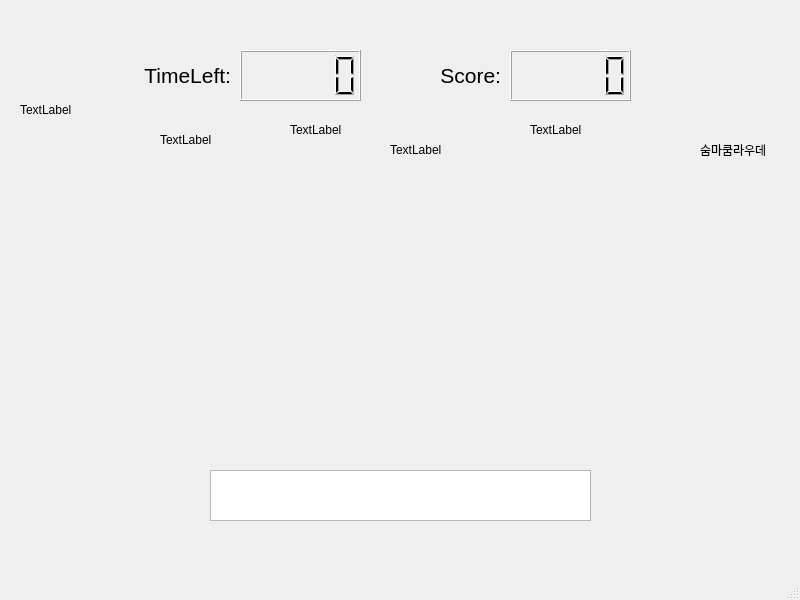
<?xml version="1.0" encoding="UTF-8"?>
<ui version="4.0">
 <class>MainWindow</class>
 <widget class="QMainWindow" name="MainWindow">
  <property name="geometry">
   <rect>
    <x>0</x>
    <y>0</y>
    <width>800</width>
    <height>600</height>
   </rect>
  </property>
  <property name="windowTitle">
   <string>MainWindow</string>
  </property>
  <widget class="QWidget" name="centralwidget">
   <widget class="QLabel" name="timeLeft">
    <property name="geometry">
     <rect>
      <x>120</x>
      <y>50</y>
      <width>111</width>
      <height>51</height>
     </rect>
    </property>
    <property name="font">
     <font>
      <pointsize>16</pointsize>
     </font>
    </property>
    <property name="text">
     <string>TimeLeft:</string>
    </property>
    <property name="alignment">
     <set>Qt::AlignRight|Qt::AlignTrailing|Qt::AlignVCenter</set>
    </property>
   </widget>
   <widget class="QLCDNumber" name="timerLCD">
    <property name="geometry">
     <rect>
      <x>240</x>
      <y>50</y>
      <width>121</width>
      <height>51</height>
     </rect>
    </property>
   </widget>
   <widget class="QLabel" name="text2">
    <property name="geometry">
     <rect>
      <x>390</x>
      <y>50</y>
      <width>111</width>
      <height>51</height>
     </rect>
    </property>
    <property name="font">
     <font>
      <pointsize>16</pointsize>
     </font>
    </property>
    <property name="text">
     <string>Score:</string>
    </property>
    <property name="alignment">
     <set>Qt::AlignRight|Qt::AlignTrailing|Qt::AlignVCenter</set>
    </property>
   </widget>
   <widget class="QTextEdit" name="text1">
    <property name="geometry">
     <rect>
      <x>210</x>
      <y>470</y>
      <width>381</width>
      <height>51</height>
     </rect>
    </property>
   </widget>
   <widget class="QLCDNumber" name="score">
    <property name="geometry">
     <rect>
      <x>510</x>
      <y>50</y>
      <width>121</width>
      <height>51</height>
     </rect>
    </property>
   </widget>
   <widget class="QLabel" name="label1">
    <property name="geometry">
     <rect>
      <x>20</x>
      <y>100</y>
      <width>120</width>
      <height>20</height>
     </rect>
    </property>
    <property name="text">
     <string>TextLabel</string>
    </property>
   </widget>
   <widget class="QLabel" name="label2">
    <property name="geometry">
     <rect>
      <x>160</x>
      <y>130</y>
      <width>120</width>
      <height>20</height>
     </rect>
    </property>
    <property name="text">
     <string>TextLabel</string>
    </property>
   </widget>
   <widget class="QLabel" name="label3">
    <property name="geometry">
     <rect>
      <x>290</x>
      <y>120</y>
      <width>120</width>
      <height>20</height>
     </rect>
    </property>
    <property name="text">
     <string>TextLabel</string>
    </property>
   </widget>
   <widget class="QLabel" name="label4">
    <property name="geometry">
     <rect>
      <x>390</x>
      <y>140</y>
      <width>120</width>
      <height>20</height>
     </rect>
    </property>
    <property name="text">
     <string>TextLabel</string>
    </property>
   </widget>
   <widget class="QLabel" name="label5">
    <property name="geometry">
     <rect>
      <x>530</x>
      <y>120</y>
      <width>120</width>
      <height>20</height>
     </rect>
    </property>
    <property name="text">
     <string>TextLabel</string>
    </property>
   </widget>
   <widget class="QLabel" name="label6">
    <property name="geometry">
     <rect>
      <x>700</x>
      <y>140</y>
      <width>121</width>
      <height>20</height>
     </rect>
    </property>
    <property name="text">
     <string>숨마쿰라우데</string>
    </property>
   </widget>
  </widget>
  <widget class="QMenuBar" name="menubar">
   <property name="geometry">
    <rect>
     <x>0</x>
     <y>0</y>
     <width>800</width>
     <height>26</height>
    </rect>
   </property>
  </widget>
  <widget class="QStatusBar" name="statusbar"/>
 </widget>
 <resources/>
 <connections/>
</ui>
